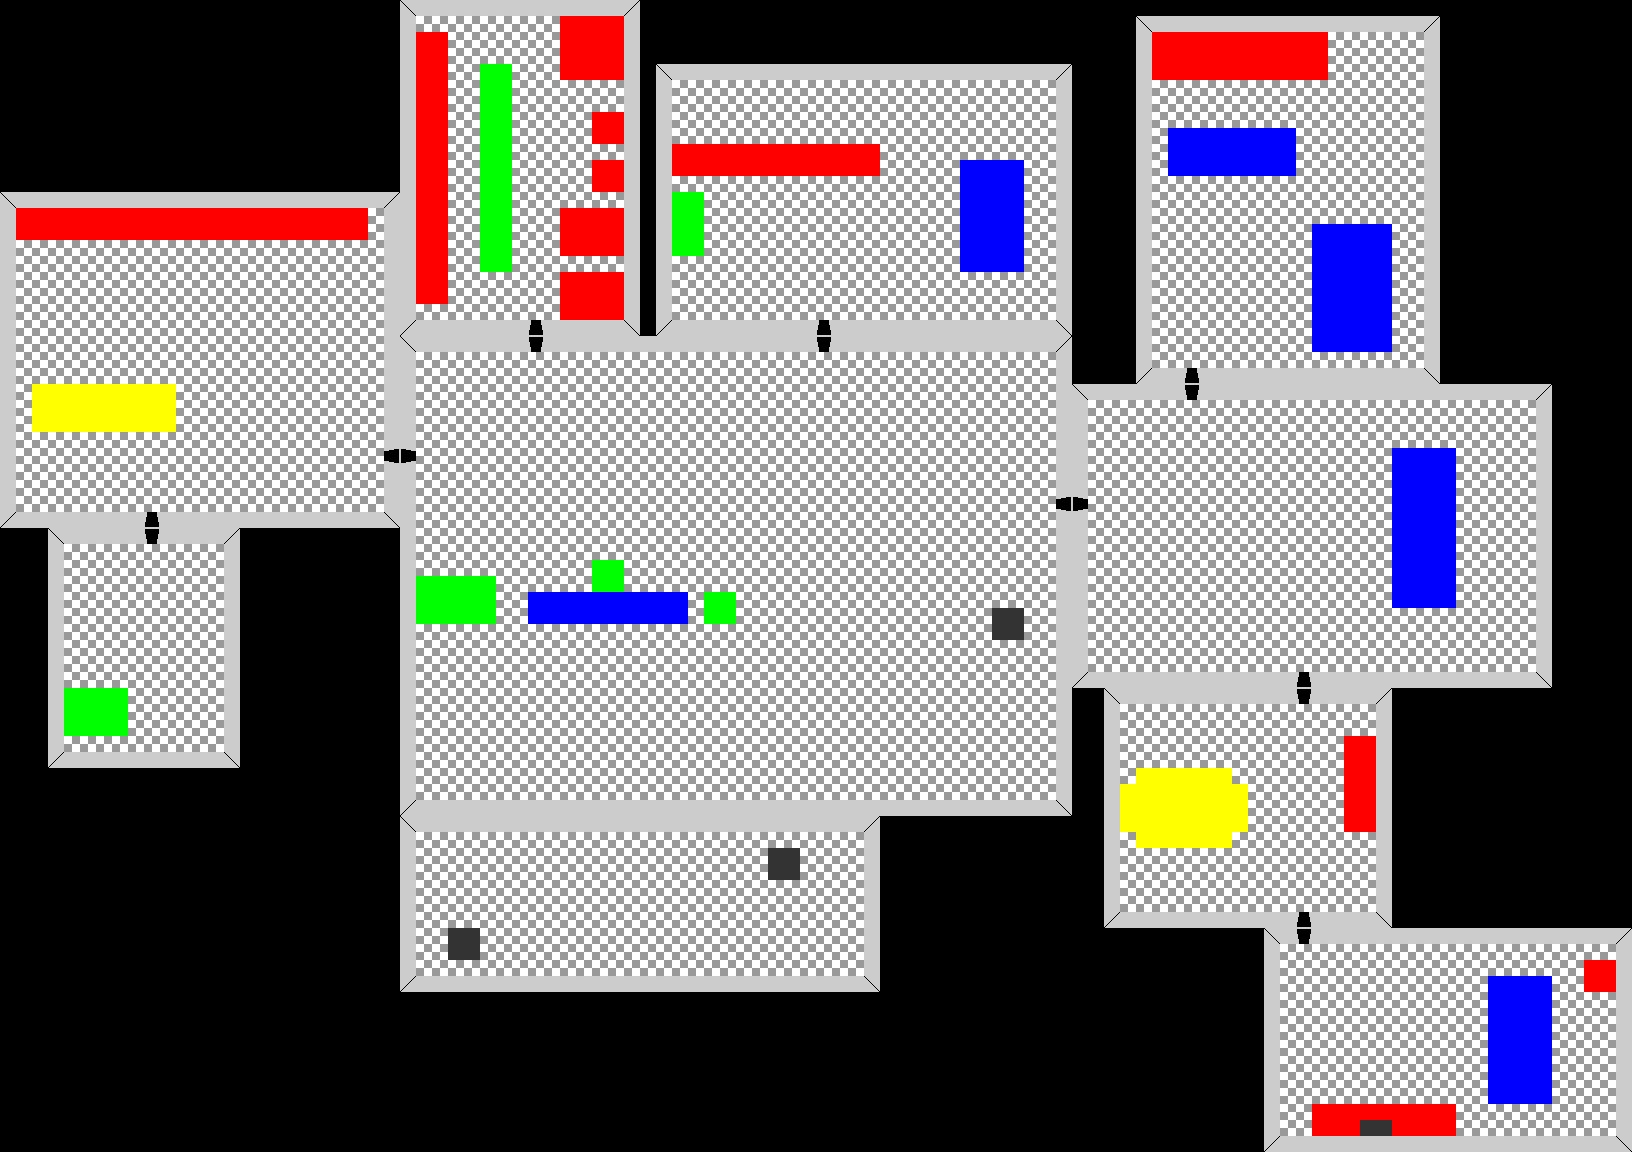

A 2D game scene composited from a Tiled map and its tileset images. What follows is a short description and the map's XML, with each tile layer's data collapsed to a summary:
An orthogonal 102x72 tile map with 16x16 px tiles, 1 tile layer (Background) and 79 objects (56x WALL, 19x DOOR, 3x FURNITURE, PLAYER).

<map version="1.0" orientation="orthogonal" width="102" height="72" tilewidth="16" tileheight="16">
 <tileset firstgid="1" name="drScienceTestTileset" tilewidth="16" tileheight="16">
  <image source="../images/drScienceTestTileset.png" width="64" height="64" />
 </tileset>
 <layer name="Background" width="102" height="72">
  <data>[7344 cells, 4651 non-empty, 15 distinct tile ids]</data>
 </layer>
 <objectgroup name="Walls" width="102" height="72">
  <object name="wallLabTop" type="WALL" x="416" y="336" width="104" height="16">
   <properties>
    <property name="object.type" value="obstacle" />
    <property name="shape.type" value="rectangle" />
   </properties>
  </object>
  <object name="wallLabRight" type="WALL" x="1056" y="336" width="16" height="152">
   <properties>
    <property name="object.type" value="obstacle" />
    <property name="shape.type" value="rectangle" />
   </properties>
  </object>
  <object name="wallLabBottom" type="WALL" x="416" y="800" width="640" height="16">
   <properties>
    <property name="object.type" value="obstacle" />
    <property name="shape.type" value="rectangle" />
   </properties>
  </object>
  <object name="wallLabLeft" type="WALL" x="400" y="336" width="16" height="104">
   <properties>
    <property name="object.type" value="obstacle" />
    <property name="shape.type" value="rectangle" />
   </properties>
  </object>
  <object name="wallLabRight" type="WALL" x="1056" y="536" width="16" height="280">
   <properties>
    <property name="object.type" value="obstacle" />
    <property name="shape.type" value="rectangle" />
   </properties>
  </object>
  <object name="wallLabLeft" type="WALL" x="400" y="488" width="16" height="328">
   <properties>
    <property name="object.type" value="obstacle" />
    <property name="shape.type" value="rectangle" />
   </properties>
  </object>
  <object name="wallLabTop" type="WALL" x="568" y="336" width="240" height="16">
   <properties>
    <property name="object.type" value="obstacle" />
    <property name="shape.type" value="rectangle" />
   </properties>
  </object>
  <object name="wallLabTop" type="WALL" x="856" y="336" width="200" height="16">
   <properties>
    <property name="object.type" value="obstacle" />
    <property name="shape.type" value="rectangle" />
   </properties>
  </object>
  <object name="wallRecordTop" type="WALL" x="672" y="64" width="384" height="16">
   <properties>
    <property name="object.type" value="obstacle" />
    <property name="shape.type" value="rectangle" />
   </properties>
  </object>
  <object name="wallRecordRight" type="WALL" x="1056" y="64" width="16" height="272">
   <properties>
    <property name="object.type" value="obstacle" />
    <property name="shape.type" value="rectangle" />
   </properties>
  </object>
  <object name="wallRecordBottom" type="WALL" x="672" y="320" width="136" height="16">
   <properties>
    <property name="object.type" value="obstacle" />
    <property name="shape.type" value="rectangle" />
   </properties>
  </object>
  <object name="wallRecordLeft" type="WALL" x="656" y="64" width="16" height="272">
   <properties>
    <property name="object.type" value="obstacle" />
    <property name="shape.type" value="rectangle" />
   </properties>
  </object>
  <object name="wallRecordBottom" type="WALL" x="856" y="320" width="200" height="16">
   <properties>
    <property name="object.type" value="obstacle" />
    <property name="shape.type" value="rectangle" />
   </properties>
  </object>
  <object name="wallAnimalLeft" type="WALL" x="0" y="192" width="16" height="336">
   <properties>
    <property name="object.type" value="obstacle" />
    <property name="shape.type" value="rectangle" />
   </properties>
  </object>
  <object name="wallAnimalTop" type="WALL" x="16" y="192" width="368" height="16">
   <properties>
    <property name="object.type" value="obstacle" />
    <property name="shape.type" value="rectangle" />
   </properties>
  </object>
  <object name="wallAnimalRight" type="WALL" x="384" y="192" width="16" height="248">
   <properties>
    <property name="object.type" value="obstacle" />
    <property name="shape.type" value="rectangle" />
   </properties>
  </object>
  <object name="wallAnimalBottom" type="WALL" x="16" y="512" width="120" height="16">
   <properties>
    <property name="object.type" value="obstacle" />
    <property name="shape.type" value="rectangle" />
   </properties>
  </object>
  <object name="wallObservationBottom" type="WALL" x="64" y="752" width="160" height="16">
   <properties>
    <property name="object.type" value="obstacle" />
    <property name="shape.type" value="rectangle" />
   </properties>
  </object>
  <object name="wallObservationRight" type="WALL" x="224" y="528" width="16" height="240">
   <properties>
    <property name="object.type" value="obstacle" />
    <property name="shape.type" value="rectangle" />
   </properties>
  </object>
  <object name="wallObservationTop" type="WALL" x="64" y="528" width="72" height="16">
   <properties>
    <property name="object.type" value="obstacle" />
    <property name="shape.type" value="rectangle" />
   </properties>
  </object>
  <object name="wallObservationLeft" type="WALL" x="48" y="528" width="16" height="240">
   <properties>
    <property name="object.type" value="obstacle" />
    <property name="shape.type" value="rectangle" />
   </properties>
  </object>
  <object name="wallTrapLeft" type="WALL" x="400" y="816" width="16" height="176">
   <properties>
    <property name="object.type" value="obstacle" />
    <property name="shape.type" value="rectangle" />
   </properties>
  </object>
  <object name="wallTrapBottom" type="WALL" x="416" y="976" width="448" height="16">
   <properties>
    <property name="object.type" value="obstacle" />
    <property name="shape.type" value="rectangle" />
   </properties>
  </object>
  <object name="wallTrapRight" type="WALL" x="864" y="816" width="16" height="176">
   <properties>
    <property name="object.type" value="obstacle" />
    <property name="shape.type" value="rectangle" />
   </properties>
  </object>
  <object name="wallTrapTop" type="WALL" x="416" y="816" width="448" height="16">
   <properties>
    <property name="object.type" value="obstacle" />
    <property name="shape.type" value="rectangle" />
   </properties>
  </object>
  <object name="wallLockerLeft" type="WALL" x="400" y="0" width="16" height="336">
   <properties>
    <property name="object.type" value="obstacle" />
    <property name="shape.type" value="rectangle" />
   </properties>
  </object>
  <object name="wallLockerTop" type="WALL" x="416" y="0" width="208" height="16">
   <properties>
    <property name="object.type" value="obstacle" />
    <property name="shape.type" value="rectangle" />
   </properties>
  </object>
  <object name="wallLockerRight" type="WALL" x="624" y="0" width="16" height="336">
   <properties>
    <property name="object.type" value="obstacle" />
    <property name="shape.type" value="rectangle" />
   </properties>
  </object>
  <object name="wallLockerBottom" type="WALL" x="416" y="320" width="104" height="16">
   <properties>
    <property name="object.type" value="obstacle" />
    <property name="shape.type" value="rectangle" />
   </properties>
  </object>
  <object name="wallAnimalRight" type="WALL" x="384" y="488" width="16" height="40">
   <properties>
    <property name="object.type" value="obstacle" />
    <property name="shape.type" value="rectangle" />
   </properties>
  </object>
  </objectgroup>
 <objectgroup name="Doors" width="102" height="72">
  <!-- 23 objects omitted --></objectgroup>
 <objectgroup name="Objects" width="102" height="72">
  <!-- 4 objects omitted --></objectgroup>
</map>
<!-- 49 of 79 objects omitted -->